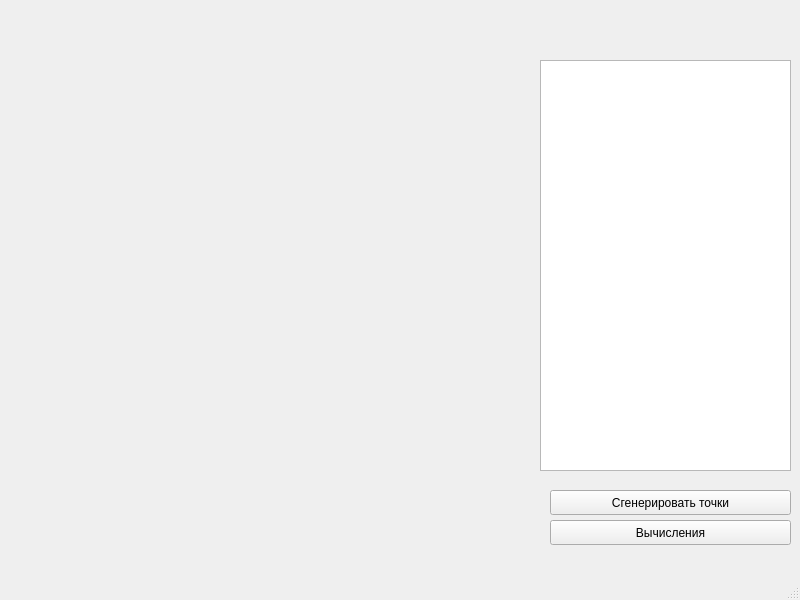
<?xml version="1.0" encoding="UTF-8"?>
<ui version="4.0">
 <class>MainWindow</class>
 <widget class="QMainWindow" name="MainWindow">
  <property name="geometry">
   <rect>
    <x>0</x>
    <y>0</y>
    <width>800</width>
    <height>600</height>
   </rect>
  </property>
  <property name="windowTitle">
   <string>MainWindow</string>
  </property>
  <widget class="QWidget" name="centralwidget">
   <widget class="QPushButton" name="pushButton">
    <property name="geometry">
     <rect>
      <x>550</x>
      <y>490</y>
      <width>241</width>
      <height>25</height>
     </rect>
    </property>
    <property name="text">
     <string>Сгенерировать точки</string>
    </property>
   </widget>
   <widget class="QwtPlot" name="plot">
    <property name="geometry">
     <rect>
      <x>30</x>
      <y>30</y>
      <width>501</width>
      <height>501</height>
     </rect>
    </property>
   </widget>
   <widget class="QTextBrowser" name="textbr">
    <property name="geometry">
     <rect>
      <x>540</x>
      <y>60</y>
      <width>251</width>
      <height>411</height>
     </rect>
    </property>
   </widget>
   <widget class="QPushButton" name="pushButton_2">
    <property name="geometry">
     <rect>
      <x>550</x>
      <y>520</y>
      <width>241</width>
      <height>25</height>
     </rect>
    </property>
    <property name="text">
     <string>Вычисления</string>
    </property>
   </widget>
  </widget>
  <widget class="QMenuBar" name="menubar">
   <property name="geometry">
    <rect>
     <x>0</x>
     <y>0</y>
     <width>800</width>
     <height>22</height>
    </rect>
   </property>
  </widget>
  <widget class="QStatusBar" name="statusbar"/>
 </widget>
 <customwidgets>
  <customwidget>
   <class>QwtPlot</class>
   <extends>QFrame</extends>
   <header>qwt_plot.h</header>
  </customwidget>
 </customwidgets>
 <resources/>
 <connections/>
</ui>
